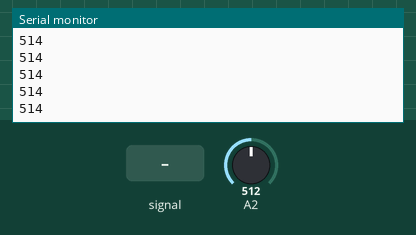
A sketch run on a simulated Arduino Uno, built with avr-gcc and run on an emulated ATmega328P. Shown: the last lines printed to the serial monitor. Inputs (shaded band) come from the test bench; at power-on: A2 = 512.

Above: at 1.2 s.
1.3 s: A2 fed a 200 Hz sine of ±81 counts around its level
At 1.43 s:
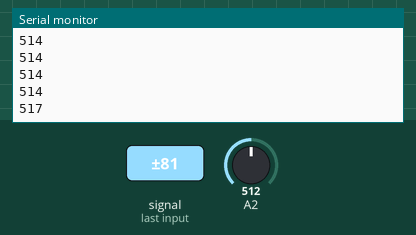
2.8 s: A2 set to 716
At 2.83 s:
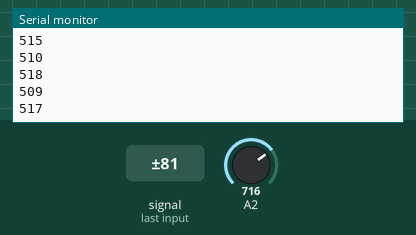
4.3 s: A2 set to 900
At 4.37 s:
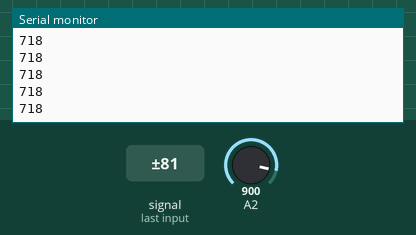
Timing chart, 0 to 7.3 s (numbered marks = the images above; inputs shaded):
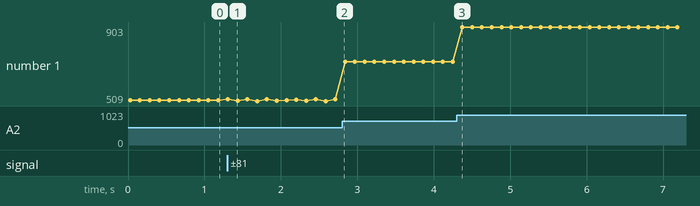

The sketch:

Digital_Filtering_Simple_Avaraging.ino
```cpp
// The Simple average filter.

// Filter defines
#define SAMPLE_NUMBER 256  // Number of samples to average

// Initialize variables for the filter
uint32_t filterValues2;

void setup() {
    Serial.begin(9600);
}

void loop() {

    // Calculate the average
    for (uint16_t i = 0; i < SAMPLE_NUMBER; i++) {
        filterValues2 = filterValues2 + analogRead(2);
    }
    filterValues2 = filterValues2 / SAMPLE_NUMBER;

    // Do something with the filtered value (e.g., output to LEDs, etc.)
    Serial.println(filterValues2);

    // Delay for a short time
    _delay_ms(100);

}
```

Measured:
- after the input at 1.3 s, the serial monitor: prints a new line at once (image 1)
- plotted number 1: 514 → 517 after the input at 1.3 s, 517 → 718 after the input at 2.8 s, 718 → 903 after the input at 4.3 s
